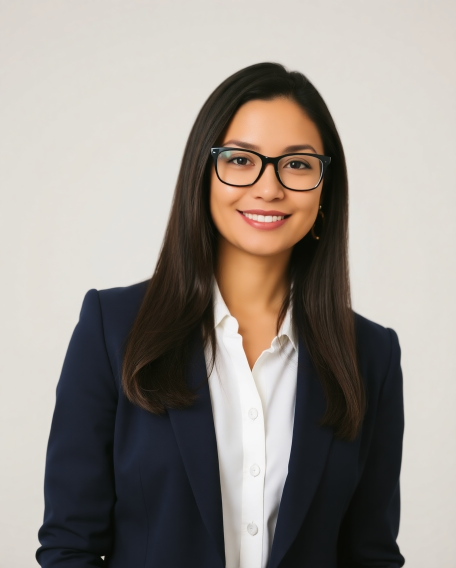
#> input picture Manilka_Sooriyabandara_A_confident_businesswoman_with_long,_dark_hair,_we_a7291214-599d-4505-8124-c49ba0948c4b.png, 912 x 1136 px (shown at 1/2 size)
$ python 'test4 (2).py'
#> lines starting #> are read from the running program, lines starting #| are printed output that depends on the picture
'''
n = int(input("enter a number:"))

total = 0

for i in range (2,n + 1,2):

    print (i)

    total = total + i

print (total)

for i in range (3,31,3):

    print(i)


list = [2,3,5,7,11,13,17,19,23,29]

for i in range (3,31):
    if i % 3 == 0:
        if i in list:
            print(i)

#part 2

n = int(input('enter a number'))

for i in range (1,21):
    print(i)
    if i == n:
        break

n = int(input('enter a number:'))
for i in range (1,21):

    print(i)

    if i == n :
        continue

for i in range (1,16):


    if % 6==0:
     print(i)

    continue

'''
from PIL import Image

img = Image.open("Manilka_Sooriyabandara_A_confident_businesswoman_with_long,_dark_hair,_we_a7291214-599d-4505-8124-c49ba0948c4b.png")
#> img is the input picture: PIL image 912x1136 RGB; mean R, G, B 150.9, 144.2, 138.2
img = img.resize((600, 400))
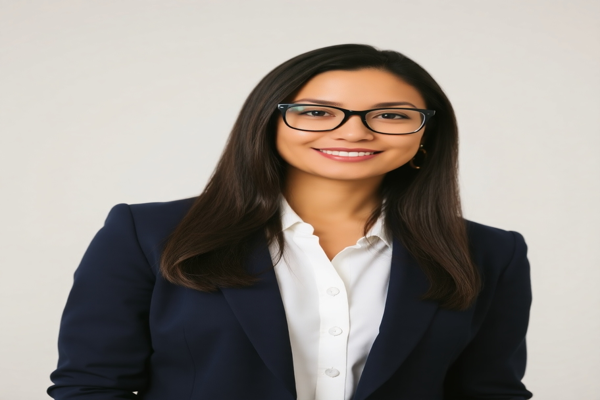
#> img: PIL image 600x400 RGB; mean R, G, B 150.9, 144.2, 138.2
img.save("resized_image.jpg")


$ run again, with WhatsApp Image 2024-11-16 at 12.10.37_551ab944.jpg saved as Manilka_Sooriyabandara_A_confident_businesswoman_with_long,_dark_hair,_we_a7291214-599d-4505-8124-c49ba0948c4b.png
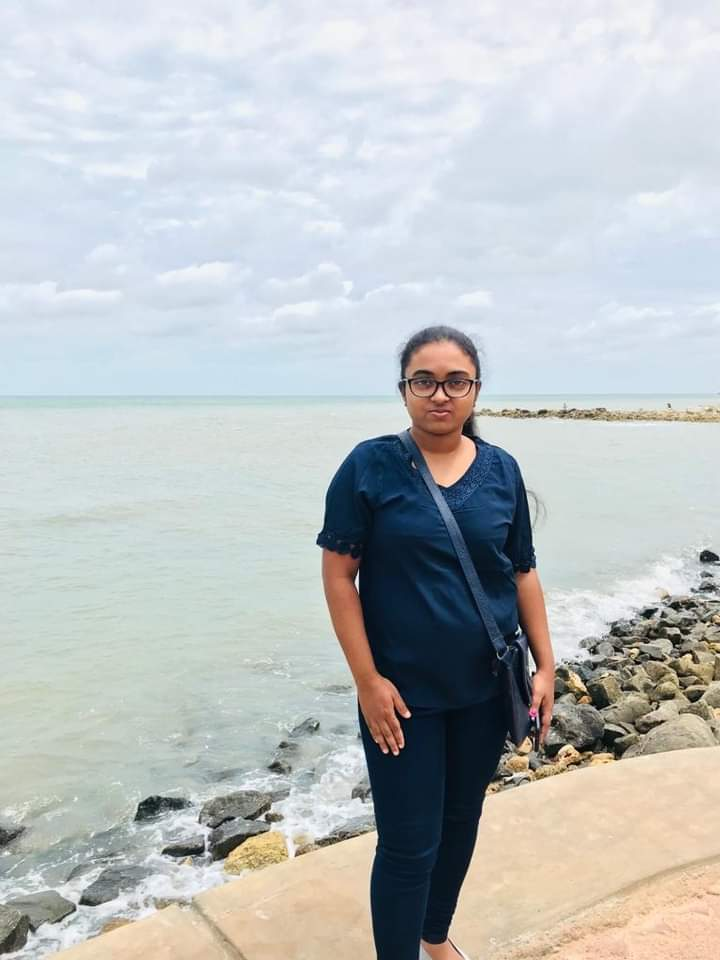
#> input picture WhatsApp Image 2024-11-16 at 12.10.37_551ab944.jpg, 720 x 960 px
#> img is the input picture: PIL image 720x960 RGB; mean R, G, B 188.1, 192.3, 193.1
#> `img = img.resize((600, 400))`:
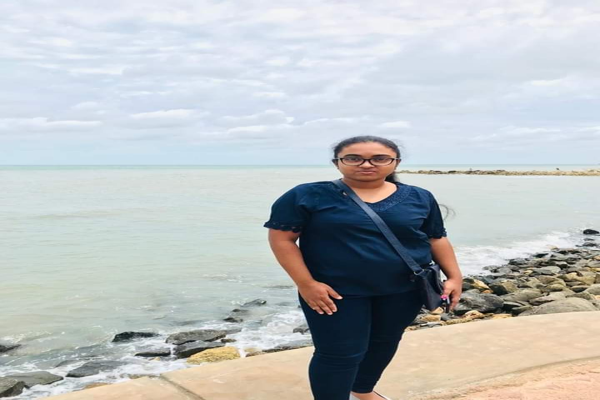
#> img: PIL image 600x400 RGB; mean R, G, B 188.1, 192.3, 193.1
